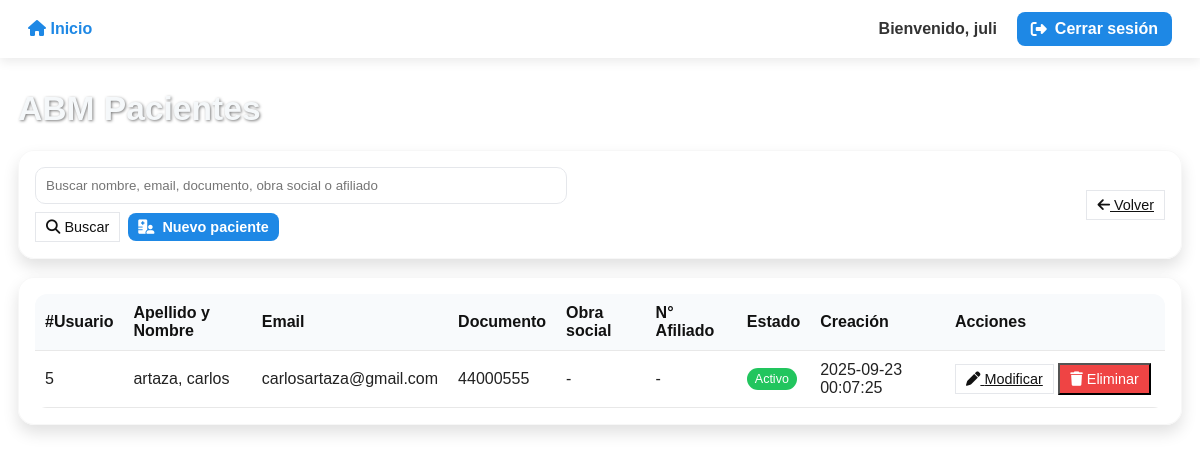
The app's page /interfaces/Administrador/abmPacientes.php (signed in) with its own data.
### tables this page shows
CREATE TABLE IF NOT EXISTS pacientes (
  id_paciente INT NOT NULL AUTO_INCREMENT,
  id_usuario INT DEFAULT NULL,                       
  tipo_documento VARCHAR(50) DEFAULT NULL,
  nro_documento VARCHAR(50) DEFAULT NULL,
  fecha_nacimiento DATE DEFAULT NULL,
  direccion VARCHAR(255) DEFAULT NULL,
  telefono VARCHAR(50) DEFAULT NULL,
  email VARCHAR(150) DEFAULT NULL,
  estado_civil VARCHAR(50) DEFAULT NULL,
  token_qr VARCHAR(255) DEFAULT NULL,                
  CONSTRAINT pk_pacientes PRIMARY KEY (id_paciente),
  CONSTRAINT uk_pacientes_nro_documento UNIQUE (nro_documento),
  CONSTRAINT uk_pacientes_token_qr UNIQUE (token_qr),
  KEY idx_pacientes_id_usuario (id_usuario),
  CONSTRAINT fk_pacientes_id_usuario FOREIGN KEY (id_usuario)
    REFERENCES usuarios(id_usuario)
    ON UPDATE CASCADE
    ON DELETE SET NULL
);

CREATE TABLE IF NOT EXISTS usuarios (
  id_usuario INT NOT NULL AUTO_INCREMENT,
  nombre VARCHAR(100) NOT NULL,
  apellido VARCHAR(100) NOT NULL,
  email VARCHAR(150) NOT NULL,
  password_hash VARCHAR(255) NOT NULL,
  id_rol INT DEFAULT NULL,
  activo TINYINT(1) DEFAULT 1,
  fecha_creacion TIMESTAMP NOT NULL DEFAULT CURRENT_TIMESTAMP,
  genero VARCHAR(100) DEFAULT NULL,
  img_dni LONGTEXT DEFAULT NULL,
  CONSTRAINT pk_usuario PRIMARY KEY (id_usuario),         
  CONSTRAINT uk_usuario_email UNIQUE (email),             
  KEY idx_usuario_id_rol (id_rol),                        
  CONSTRAINT fk_usuario_id_rol FOREIGN KEY (id_rol)       
    REFERENCES roles(id_rol)
    ON UPDATE CASCADE
    ON DELETE SET NULL
);

### interfaces/Administrador/abmPacientes.php (the view, shortened to what this page needs)
<?php
$nombreAdmin = $_SESSION['nombre'] ?? 'Admin';
$conn = ConexionBD::conectar();
$conn->set_charset('utf8mb4');
function esc($s){ return htmlspecialchars((string)$s, ENT_QUOTES, 'UTF-8'); }
function qget($k,$d=null){ return isset($_GET[$k])?$_GET[$k]:$d; }
$action = qget('action','list');
$search = trim(qget('q',''));
$rows=[];
if ($action==='list'){
  if ($search!==''){
    $like='%'.$search.'%';
    $s=$conn->prepare("
      SELECT
        u.id_usuario, u.nombre, u.apellido, u.email, u.activo, u.fecha_creacion,
        p.nro_documento,
        a.numero_afiliado, a.cobertura_salud AS obra_social
      FROM pacientes p
      JOIN usuarios u ON u.id_usuario=p.id_usuario
      LEFT JOIN afiliados a ON a.numero_documento=p.nro_documento
      WHERE u.id_rol=1 AND (
            u.nombre LIKE ? OR u.apellido LIKE ? OR u.email LIKE ?
         OR p.nro_documento LIKE ? OR a.cobertura_salud LIKE ? OR a.numero_afiliado LIKE ?
      )
      ORDER BY u.apellido,u.nombre
      LIMIT 200
    ");
    $s->bind_param('ssssss',$like,$like,$like,$like,$like,$like);
  } else {
    $s=$conn->prepare("
      SELECT
        u.id_usuario, u.nombre, u.apellido, u.email, u.activo, u.fecha_creacion,
        p.nro_documento,
        a.numero_afiliado, a.cobertura_salud AS obra_social
      FROM pacientes p
      JOIN usuarios u ON u.id_usuario=p.id_usuario
      LEFT JOIN afiliados a ON a.numero_documento=p.nro_documento
      WHERE u.id_rol=1
      ORDER BY u.apellido,u.nombre
      LIMIT 200
    ");
  }
  $s->execute();
  if ($r=$s->get_result()){ while($row=$r->fetch_assoc()) $rows[]=$row; }
}
?>
<!DOCTYPE html>
<html lang="es">
<head>
<link rel="stylesheet" href="https://cdnjs.cloudflare.com/ajax/libs/font-awesome/6.5.0/css/all.min.css"/>
</head>
<body>
<nav>
  <div class="nav-inner">
    <div class="nav-links">
      <a href="principalAdmi.php"><i class="fa fa-house"></i> Inicio</a>
    </div>
    <div class="nav-links">
      <span style="color:#333;font-weight:bold">Bienvenido, <?= esc($nombreAdmin) ?></span>
      <a class="btn" href="../../Logica/General/cerrarSesion.php" title="Salir"><i class="fa fa-right-from-bracket"></i> Cerrar sesión</a>
    </div>
  </div>
</nav>
<main class="container">
  <h1>ABM Pacientes</h1>
  <div class="card" style="display:flex;align-items:center;justify-content:space-between;gap:12px">
    <?php if ($action==='list'): ?>
      <form method="get" action="abmPacientes.php" style="display:flex;gap:8px;align-items:center;flex-wrap:wrap">
        <input type="text" name="q" value="<?= esc($search) ?>" placeholder="Buscar nombre, email, documento, obra social o afiliado" style="min-width:280px"/>
        <button class="btn-outline btn-sm" type="submit"><i class="fa fa-search"></i> Buscar</button>
        <a class="btn btn-sm" href="abmPacientes.php?action=new"><i class="fa fa-hospital-user"></i> Nuevo paciente</a>
      </form>
      <a class="btn-outline btn-sm" href="principalAdmi.php"><i class="fa fa-arrow-left"></i> Volver</a>
    <?php endif; ?>
  </div>
  <?php if ($action==='list'): ?>
    <div class="card">
      <table class="table">
        <thead>
          <tr>
            <th>#Usuario</th>
            <th>Apellido y Nombre</th>
            <th>Email</th>
            <th>Documento</th>
            <th>Obra social</th>
            <th>N° Afiliado</th>
            <th>Estado</th>
            <th>Creación</th>
            <th style="width:220px">Acciones</th>
          </tr>
        </thead>
        <tbody>
          <?php if (empty($rows)): ?>
            <tr>
              <td colspan="9" style="color:#666">No hay pacientes cargados.</td>
            </tr>
          <?php else: foreach($rows as $p): ?>
            <tr>
              <td><?= (int)$p['id_usuario'] ?></td>
              <td><?= esc($p['apellido'].', '.$p['nombre']) ?></td>
              <td><?= esc($p['email']) ?></td>
              <td><?= esc($p['nro_documento'] ?? '-') ?></td>
              <td><?= esc($p['obra_social'] ?? '-') ?></td>
              <td><?= esc($p['numero_afiliado'] ?? '-') ?></td>
              <td><?= (int)$p['activo'] ? '<span class="badge on">Activo</span>' : '<span class="badge off">Inactivo</span>' ?></td>
              <td><?= esc($p['fecha_creacion']) ?></td>
              <td>
                <a class="btn-outline btn-sm" href="abmPacientes.php?action=edit&id=<?= (int)$p['id_usuario'] ?>"><i class="fa fa-pen"></i> Modificar</a>
                <form style="display:inline" method="post" onsubmit="return confirm('¿Eliminar este paciente?')">
                  <button class="btn-danger btn-sm" type="submit"><i class="fa fa-trash"></i> Eliminar</button>
                </form>
              </td>
            </tr>
          <?php endforeach; endif; ?>
        </tbody>
      </table>
    </div>
  <?php endif; ?>
</main>
</body>
</html>

### interfaces/Administrador/abmPacientes.php (style rules this page uses)
* { margin:0;padding:0;box-sizing:border-box }
:root { --brand:#1e88e5; --brand-dark:#1565c0; --ok:#22c55e; --warn:#f59e0b; --bad:#ef4444; --bgcard: rgba(255,255,255,.92); --border:#e5e7eb; }
body { font-family: Arial, sans-serif; background: url("https://i.pinimg.com/1200x/9b/e2/12/9be212df4fc8537ddc31c3f7fa147b42.jpg") no-repeat center center fixed; background-size: cover; color:#222; }
nav { background:#fff; padding:12px 28px; box-shadow:0 4px 10px rgba(0,0,0,.08); position:sticky; top:0; z-index:10; }
.nav-inner { display:flex;align-items:center;justify-content:space-between }
.nav-links { display:flex;gap:20px;align-items:center }
nav a { color:var(--brand);text-decoration:none;font-weight:bold }
.btn { border:none;border-radius:8px;background:var(--brand);color:#fff; padding:8px 14px; cursor:pointer; font-weight:bold; text-decoration:none; display:inline-flex; gap:8px; align-items:center }
.btn-outline { background:#fff;color:#111;border:1px solid var(--border) }
.btn-danger { background:var(--bad); color:#fff }
.btn-sm { font-size:.9rem;padding:6px 10px }
.container { padding:32px 18px;max-width:1200px;margin:0 auto }
h1 { color:#f5f8fa; text-shadow:1px 1px 3px rgba(0,0,0,.5); margin-bottom:22px; font-size:2.1rem }
.card { background:var(--bgcard); backdrop-filter: blur(3px); border-radius:16px; padding:16px; box-shadow:0 8px 16px rgba(0,0,0,.12); margin-bottom:18px; border:1px solid rgba(0,0,0,.03) }
.table { width:100%;border-collapse:collapse;background:#fff;border-radius:12px;overflow:hidden }
.table th,.table td { padding:10px;border-bottom:1px solid #e8e8e8;text-align:left }
.table thead th { background:#f8fafc;color:#111 }
.badge { padding:4px 8px;border-radius:999px;font-size:.78rem;color:#fff;display:inline-block }
.badge.on { background:var(--ok) }
input[type="text"],input[type="email"],input[type="password"],input[type="date"],select { width:100%;padding:10px;border:1px solid var(--border);border-radius:10px }

### records on screen
pacientes: id_usuario.id_usuario "5", id_usuario.nombre "artaza, carlos", id_usuario.email "carlosartaza@gmail.com", nro_documento "44000555", obra_social "-", numero_afiliado "-", id_usuario.fecha_creacion "2025-09-23 00:07:25"

### other values on screen
$nombreAdmin "juli"
